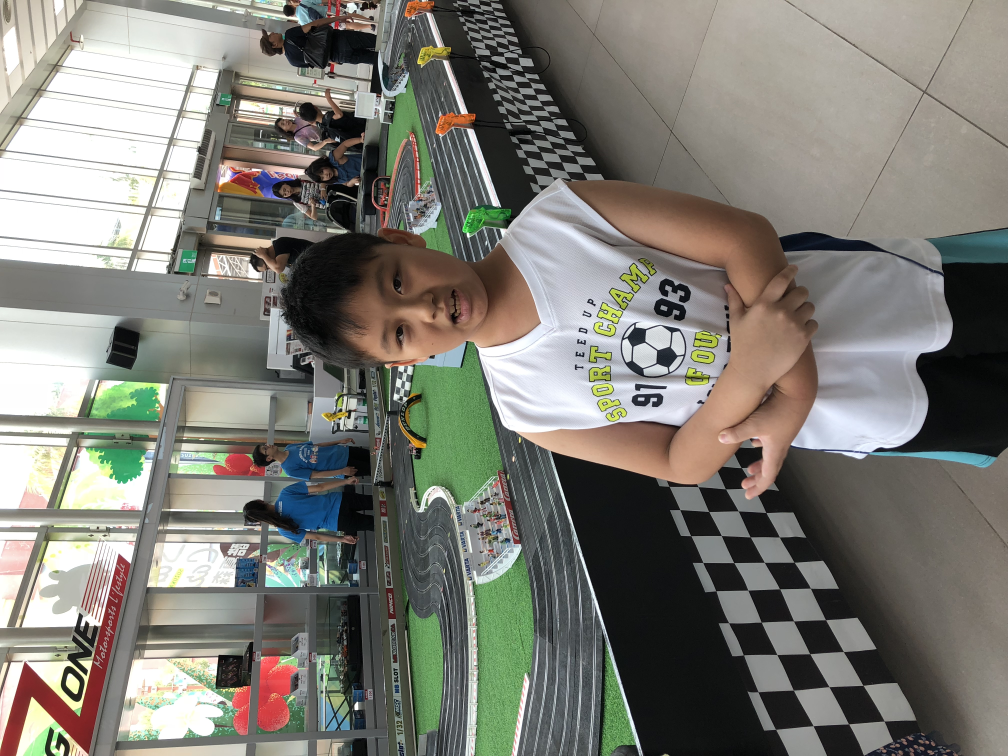
#> input picture file/IMG_4775.JPG, 4032 x 3024 px (shown at 1/4 size)
$ python -i models.py   (imports and definitions only)
#> lines starting #> are read from the running program, lines starting #| are printed output that depends on the picture
# This is an auto-generated Django model module.
# You'll have to do the following manually to clean this up:
#   * Rearrange models' order
#   * Make sure each model has one field with primary_key=True
#   * Make sure each ForeignKey has `on_delete` set to the desired behavior.
#   * Remove `managed = False` lines if you wish to allow Django to create, modify, and delete the table
# Feel free to rename the models, but don't rename db_table values or field names.
from __future__ import unicode_literals
from django.db import models
from django.utils import timezone
from PIL import Image, ExifTags
from django.dispatch import receiver
from django.db.models.signals import post_save
import os

def rotate_image(filepath):
#> called with filepath = '../file/IMG_4775.JPG'
	try:
		image = Image.open(filepath)
#> image is the input picture: PIL image 4032x3024 RGB; mean R, G, B 126.8, 125.6, 117.7
		for orientation in ExifTags.TAGS.keys():
			if ExifTags.TAGS[orientation] == 'Orientation':
				break
		exif = dict(image._getexif().items())
#> exif = 44 items

		if exif[orientation] == 3:
			image = image.rotate(180, expand=True)
		elif exif[orientation] == 6:
			image = image.rotate(270, expand=True)
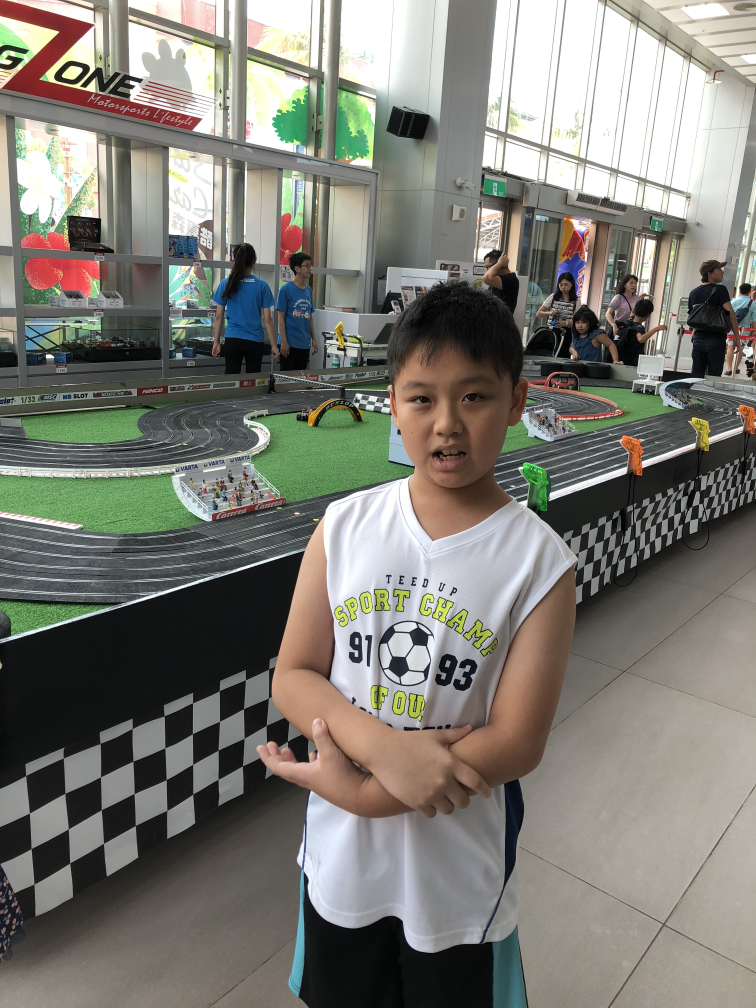
#> image: PIL image 3024x4032 RGB (shown at 1/4 size); mean R, G, B 126.8, 125.6, 117.7
		elif exif[orientation] == 8:
			image = image.rotate(90, expand=True)
		image.save(filepath)
		image.close()
	except (AttributeError, KeyError, IndexError):
	# cases: image don't have getexif
		pass


# [9 lines that did not run here, left out]

# [6 lines that did not run here, left out]

#	def __unicode__(self):
#		return self.title

>>> result = rotate_image('../file/IMG_4775.JPG')
